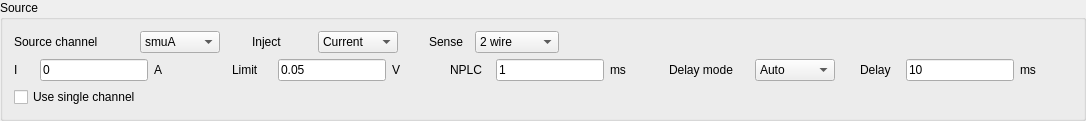
              <widget class="QGroupBox" name="SourceBox">
               <property name="title">
                <string>Source</string>
               </property>
               <layout class="QVBoxLayout" name="verticalLayout_6">
                <item>
                 <layout class="QHBoxLayout" name="HBoxLayout_general" stretch="10,1,10,1,0,20">
                  <item>
                   <layout class="QHBoxLayout" name="HBoxLayout_channel">
                    <item>
                     <widget class="QLabel" name="label_Channel">
                      <property name="sizePolicy">
                       <sizepolicy hsizetype="Fixed" vsizetype="Fixed">
                        <horstretch>0</horstretch>
                        <verstretch>0</verstretch>
                       </sizepolicy>
                      </property>
                      <property name="minimumSize">
                       <size>
                        <width>120</width>
                        <height>0</height>
                       </size>
                      </property>
                      <property name="text">
                       <string>Source channel</string>
                      </property>
                     </widget>
                    </item>
                    <item>
                     <widget class="QComboBox" name="comboBox_channel">
                      <property name="sizePolicy">
                       <sizepolicy hsizetype="Fixed" vsizetype="Fixed">
                        <horstretch>0</horstretch>
                        <verstretch>0</verstretch>
                       </sizepolicy>
                      </property>
                      <property name="minimumSize">
                       <size>
                        <width>80</width>
                        <height>0</height>
                       </size>
                      </property>
                      <property name="currentIndex">
                       <number>0</number>
                      </property>
                      <item>
                       <property name="text">
                        <string>smuA</string>
                       </property>
                      </item>
                      <item>
                       <property name="text">
                        <string>smuB</string>
                       </property>
                      </item>
                     </widget>
                    </item>
                   </layout>
                  </item>
                  <item>
                   <spacer name="horizontalSpacer_8">
                    <property name="orientation">
                     <enum>Qt::Orientation::Horizontal</enum>
                    </property>
                    <property name="sizeHint" stdset="0">
                     <size>
                      <width>40</width>
                      <height>20</height>
                     </size>
                    </property>
                   </spacer>
                  </item>
                  <item>
                   <layout class="QHBoxLayout" name="HBoxLayout_inject" stretch="0,0">
                    <item>
                     <widget class="QLabel" name="label_inject">
                      <property name="sizePolicy">
                       <sizepolicy hsizetype="Fixed" vsizetype="Fixed">
                        <horstretch>0</horstretch>
                        <verstretch>0</verstretch>
                       </sizepolicy>
                      </property>
                      <property name="minimumSize">
                       <size>
                        <width>60</width>
                        <height>0</height>
                       </size>
                      </property>
                      <property name="text">
                       <string>Inject</string>
                      </property>
                     </widget>
                    </item>
                    <item>
                     <widget class="QComboBox" name="comboBox_inject">
                      <property name="sizePolicy">
                       <sizepolicy hsizetype="Fixed" vsizetype="Fixed">
                        <horstretch>0</horstretch>
                        <verstretch>0</verstretch>
                       </sizepolicy>
                      </property>
                      <property name="minimumSize">
                       <size>
                        <width>80</width>
                        <height>0</height>
                       </size>
                      </property>
                      <property name="currentIndex">
                       <number>0</number>
                      </property>
                      <item>
                       <property name="text">
                        <string>Current</string>
                       </property>
                      </item>
                      <item>
                       <property name="text">
                        <string>Voltage</string>
                       </property>
                      </item>
                     </widget>
                    </item>
                   </layout>
                  </item>
                  <item>
                   <spacer name="horizontalSpacer_9">
                    <property name="orientation">
                     <enum>Qt::Orientation::Horizontal</enum>
                    </property>
                    <property name="sizeHint" stdset="0">
                     <size>
                      <width>40</width>
                      <height>20</height>
                     </size>
                    </property>
                   </spacer>
                  </item>
                  <item>
                   <layout class="QHBoxLayout" name="HBoxLayout_sourceSenseMode" stretch="0,0">
                    <item>
                     <widget class="QLabel" name="label_sourceSenseMode">
                      <property name="sizePolicy">
                       <sizepolicy hsizetype="Fixed" vsizetype="Fixed">
                        <horstretch>0</horstretch>
                        <verstretch>0</verstretch>
                       </sizepolicy>
                      </property>
                      <property name="minimumSize">
                       <size>
                        <width>40</width>
                        <height>0</height>
                       </size>
                      </property>
                      <property name="text">
                       <string>Sense</string>
                      </property>
                     </widget>
                    </item>
                    <item>
                     <widget class="QComboBox" name="comboBox_sourceSenseMode">
                      <property name="sizePolicy">
                       <sizepolicy hsizetype="Fixed" vsizetype="Fixed">
                        <horstretch>0</horstretch>
                        <verstretch>0</verstretch>
                       </sizepolicy>
                      </property>
                      <property name="minimumSize">
                       <size>
                        <width>80</width>
                        <height>0</height>
                       </size>
                      </property>
                      <property name="currentIndex">
                       <number>0</number>
                      </property>
                      <item>
                       <property name="text">
                        <string>2 wire</string>
                       </property>
                      </item>
                      <item>
                       <property name="text">
                        <string>4 wire</string>
                       </property>
                      </item>
                      <item>
                       <property name="text">
                        <string>2 &amp; 4 wire</string>
                       </property>
                      </item>
                     </widget>
                    </item>
                   </layout>
                  </item>
                  <item>
                   <spacer name="horizontalSpacer_11">
                    <property name="orientation">
                     <enum>Qt::Orientation::Horizontal</enum>
                    </property>
                    <property name="sizeHint" stdset="0">
                     <size>
                      <width>40</width>
                      <height>20</height>
                     </size>
                    </property>
                   </spacer>
                  </item>
                 </layout>
                </item>
                <item>
                 <layout class="QHBoxLayout" name="HBoxLayout_sourceLine2" stretch="10,1,10,1,10,1,10,1,10,1">
                  <item>
                   <layout class="QHBoxLayout" name="HBoxLayout_sourceStart" stretch="0,0,0">
                    <item>
                     <widget class="QLabel" name="label_sourceSetValue">
                      <property name="sizePolicy">
                       <sizepolicy hsizetype="Fixed" vsizetype="Fixed">
                        <horstretch>0</horstretch>
                        <verstretch>0</verstretch>
                       </sizepolicy>
                      </property>
                      <property name="minimumSize">
                       <size>
                        <width>20</width>
                        <height>0</height>
                       </size>
                      </property>
                      <property name="text">
                       <string>I</string>
                      </property>
                     </widget>
                    </item>
                    <item>
                     <widget class="QLineEdit" name="lineEdit_sourceSetValue">
                      <property name="sizePolicy">
                       <sizepolicy hsizetype="Fixed" vsizetype="Fixed">
                        <horstretch>0</horstretch>
                        <verstretch>0</verstretch>
                       </sizepolicy>
                      </property>
                      <property name="minimumSize">
                       <size>
                        <width>20</width>
                        <height>0</height>
                       </size>
                      </property>
                      <property name="text">
                       <string>0</string>
                      </property>
                     </widget>
                    </item>
                    <item>
                     <widget class="QLabel" name="label_sourceSetValueUnits">
                      <property name="text">
                       <string>A</string>
                      </property>
                     </widget>
                    </item>
                   </layout>
                  </item>
                  <item>
                   <spacer name="horizontalSpacer_7">
                    <property name="orientation">
                     <enum>Qt::Orientation::Horizontal</enum>
                    </property>
                    <property name="sizeHint" stdset="0">
                     <size>
                      <width>40</width>
                      <height>20</height>
                     </size>
                    </property>
                   </spacer>
                  </item>
                  <item>
                   <layout class="QHBoxLayout" name="HBoxLayout_sourceLimit" stretch="0,0,0">
                    <item>
                     <widget class="QLabel" name="label_sourceLimit">
                      <property name="sizePolicy">
                       <sizepolicy hsizetype="Fixed" vsizetype="Fixed">
                        <horstretch>0</horstretch>
                        <verstretch>0</verstretch>
                       </sizepolicy>
                      </property>
                      <property name="minimumSize">
                       <size>
                        <width>40</width>
                        <height>0</height>
                       </size>
                      </property>
                      <property name="text">
                       <string>Limit</string>
                      </property>
                     </widget>
                    </item>
                    <item>
                     <widget class="QLineEdit" name="lineEdit_sourceLimit">
                      <property name="sizePolicy">
                       <sizepolicy hsizetype="Fixed" vsizetype="Fixed">
                        <horstretch>0</horstretch>
                        <verstretch>0</verstretch>
                       </sizepolicy>
                      </property>
                      <property name="minimumSize">
                       <size>
                        <width>20</width>
                        <height>0</height>
                       </size>
                      </property>
                      <property name="text">
                       <string>0.05</string>
                      </property>
                     </widget>
                    </item>
                    <item>
                     <widget class="QLabel" name="label_sourceLimitUnits">
                      <property name="text">
                       <string>V</string>
                      </property>
                     </widget>
                    </item>
                   </layout>
                  </item>
                  <item>
                   <spacer name="horizontalSpacer_17">
                    <property name="orientation">
                     <enum>Qt::Orientation::Horizontal</enum>
                    </property>
                    <property name="sizeHint" stdset="0">
                     <size>
                      <width>40</width>
                      <height>20</height>
                     </size>
                    </property>
                   </spacer>
                  </item>
                  <item>
                   <layout class="QHBoxLayout" name="HBoxLayout_sourceNPLC" stretch="0,0,0">
                    <item>
                     <widget class="QLabel" name="label_sourceNPLC">
                      <property name="sizePolicy">
                       <sizepolicy hsizetype="Fixed" vsizetype="Fixed">
                        <horstretch>0</horstretch>
                        <verstretch>0</verstretch>
                       </sizepolicy>
                      </property>
                      <property name="minimumSize">
                       <size>
                        <width>40</width>
                        <height>0</height>
                       </size>
                      </property>
                      <property name="text">
                       <string>NPLC</string>
                      </property>
                     </widget>
                    </item>
                    <item>
                     <widget class="QLineEdit" name="lineEdit_sourceNPLC">
                      <property name="sizePolicy">
                       <sizepolicy hsizetype="Fixed" vsizetype="Fixed">
                        <horstretch>0</horstretch>
                        <verstretch>0</verstretch>
                       </sizepolicy>
                      </property>
                      <property name="minimumSize">
                       <size>
                        <width>20</width>
                        <height>0</height>
                       </size>
                      </property>
                      <property name="baseSize">
                       <size>
                        <width>0</width>
                        <height>0</height>
                       </size>
                      </property>
                      <property name="text">
                       <string>1</string>
                      </property>
                     </widget>
                    </item>
                    <item>
                     <widget class="QLabel" name="label_sourceNPLCUnits">
                      <property name="text">
                       <string>ms</string>
                      </property>
                     </widget>
                    </item>
                   </layout>
                  </item>
                  <item>
                   <spacer name="horizontalSpacer_19">
                    <property name="orientation">
                     <enum>Qt::Orientation::Horizontal</enum>
                    </property>
                    <property name="sizeHint" stdset="0">
                     <size>
                      <width>40</width>
                      <height>20</height>
                     </size>
                    </property>
                   </spacer>
                  </item>
                  <item>
                   <layout class="QHBoxLayout" name="HBoxLayout_sourceDelayMode">
                    <item>
                     <widget class="QLabel" name="label_sourceDelayMode">
                      <property name="sizePolicy">
                       <sizepolicy hsizetype="Fixed" vsizetype="Fixed">
                        <horstretch>0</horstretch>
                        <verstretch>0</verstretch>
                       </sizepolicy>
                      </property>
                      <property name="minimumSize">
                       <size>
                        <width>80</width>
                        <height>0</height>
                       </size>
                      </property>
                      <property name="text">
                       <string>Delay mode</string>
                      </property>
                     </widget>
                    </item>
                    <item>
                     <widget class="QComboBox" name="comboBox_sourceDelayMode">
                      <property name="sizePolicy">
                       <sizepolicy hsizetype="Fixed" vsizetype="Fixed">
                        <horstretch>0</horstretch>
                        <verstretch>0</verstretch>
                       </sizepolicy>
                      </property>
                      <property name="minimumSize">
                       <size>
                        <width>80</width>
                        <height>0</height>
                       </size>
                      </property>
                      <property name="currentIndex">
                       <number>0</number>
                      </property>
                      <item>
                       <property name="text">
                        <string>Auto</string>
                       </property>
                      </item>
                      <item>
                       <property name="text">
                        <string>Manual</string>
                       </property>
                      </item>
                     </widget>
                    </item>
                   </layout>
                  </item>
                  <item>
                   <spacer name="horizontalSpacer_20">
                    <property name="orientation">
                     <enum>Qt::Orientation::Horizontal</enum>
                    </property>
                    <property name="sizeHint" stdset="0">
                     <size>
                      <width>40</width>
                      <height>20</height>
                     </size>
                    </property>
                   </spacer>
                  </item>
                  <item>
                   <layout class="QHBoxLayout" name="HBoxLayout_sourceDelay" stretch="0,0,0">
                    <item>
                     <widget class="QLabel" name="label_sourceDelay">
                      <property name="sizePolicy">
                       <sizepolicy hsizetype="Fixed" vsizetype="Fixed">
                        <horstretch>0</horstretch>
                        <verstretch>0</verstretch>
                       </sizepolicy>
                      </property>
                      <property name="minimumSize">
                       <size>
                        <width>40</width>
                        <height>0</height>
                       </size>
                      </property>
                      <property name="text">
                       <string>Delay</string>
                      </property>
                     </widget>
                    </item>
                    <item>
                     <widget class="QLineEdit" name="lineEdit_sourceDelay">
                      <property name="sizePolicy">
                       <sizepolicy hsizetype="Fixed" vsizetype="Fixed">
                        <horstretch>0</horstretch>
                        <verstretch>0</verstretch>
                       </sizepolicy>
                      </property>
                      <property name="minimumSize">
                       <size>
                        <width>20</width>
                        <height>0</height>
                       </size>
                      </property>
                      <property name="text">
                       <string>10</string>
                      </property>
                     </widget>
                    </item>
                    <item>
                     <widget class="QLabel" name="label_sourceDelayUnits">
                      <property name="text">
                       <string>ms</string>
                      </property>
                     </widget>
                    </item>
                   </layout>
                  </item>
                  <item>
                   <spacer name="horizontalSpacer_18">
                    <property name="orientation">
                     <enum>Qt::Orientation::Horizontal</enum>
                    </property>
                    <property name="sizeHint" stdset="0">
                     <size>
                      <width>40</width>
                      <height>20</height>
                     </size>
                    </property>
                   </spacer>
                  </item>
                 </layout>
                </item>
                <item>
                 <layout class="QHBoxLayout" name="HBoxLayout_singleChannel">
                  <item>
                   <widget class="QCheckBox" name="checkBox_singleChannel">
                    <property name="text">
                     <string>Use single channel</string>
                    </property>
                   </widget>
                  </item>
                 </layout>
                </item>
               </layout>
              </widget>
